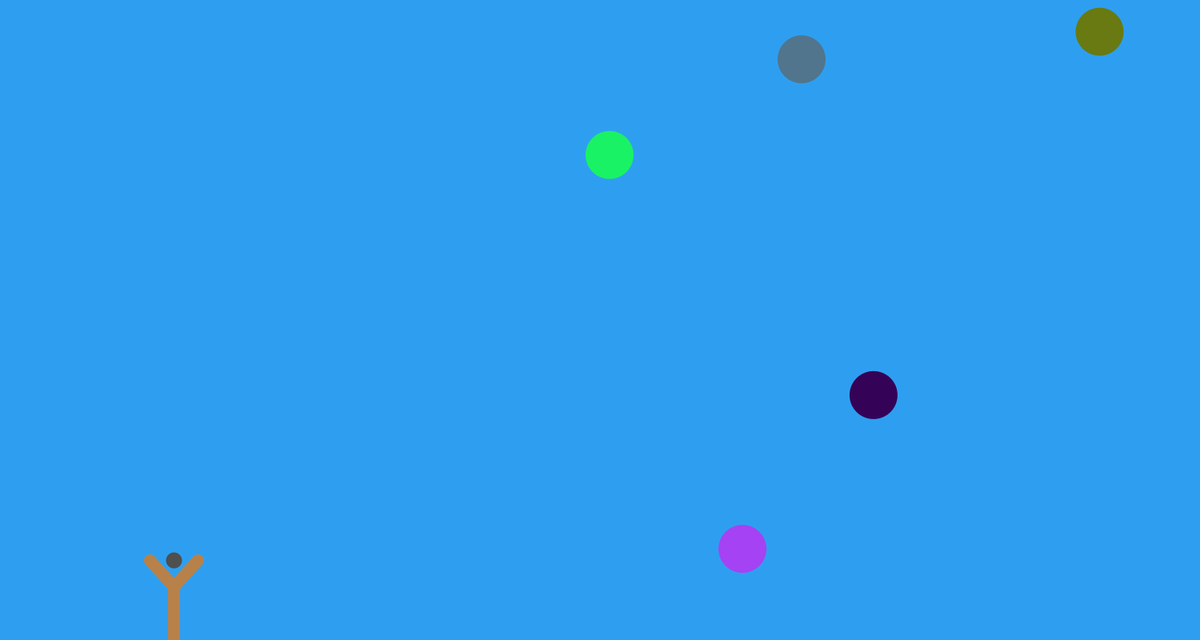
Frame 1 (no input)
Frame 60 (the mouse pressed at the canvas centre just before this capture): identical to frame 1, image omitted
Frame 120 (the mouse held since frame 60 and released just before this capture): identical to frame 1, image omitted

The Processing sketch that drew this single still picture (run headless with seeded random() and noise(); from frame 60 on, the mouse is pressed at the canvas centre):

// Processing sketch: SlingShot
// ── SlingShot.pde
/* ======================= VARIABLES ======================= */

final int horizontalSide = 1500;
final int verticalSide = 800;
final float gravity = 3.0;

/* ======================== CLASSES ======================== */

class Slingshot {
  float x;          // X coordinate
  float y;          // Y coordinate
  float HEIGHT;     // Slingshot height
  float WIDTH;      // Slingshot width
  Stone stone;      // Stone for slingshot
  boolean shooting; // Whether the stone has been shot already or not

  float initialX;
  float initialY;

  Slingshot(float x, float y, float HEIGHT, float WIDTH, Stone stone) {
    this.x = x;
    this.y = y;
    this.HEIGHT = HEIGHT;
    this.WIDTH = WIDTH;
    this.stone = stone;
    this.shooting = false;
  }

  void shoot(float xCoord, float yCoord, Bird[] b) {
    this.shooting = true;

    if (this.stone.pos.x >= horizontalSide || this.stone.pos.y >= verticalSide) this.restart();

    for (int i = 0; i < b.length; i++)
      if (this.stone.collideWithBird(b[i])) {
        b[i].kill();
        this.restart();
      }

    this.stone.positions.add(new PVector(this.stone.pos.x, this.stone.pos.y));
    this.stone.drawTrail();

    float newX = xCoord-this.stone.positions.get(0).x;
    float newY = yCoord-this.stone.positions.get(0).y;
    this.stone.pos.x += newX/100 * this.stone.v;
    this.stone.pos.y += newY/100 * this.stone.v;

    stroke(255, 0, 0);
    strokeWeight(s.stone.r);
    point(this.stone.pos.x, this.stone.pos.y);
  }

  void restart() {
    if (shooting == true) {
      this.stone.pos.x = this.stone.positions.get(0).x;
      this.stone.pos.y = this.stone.positions.get(0).y;

      this.stone.positions.clear();
      frameCount = 0;
      this.shooting = false;
    }
  }

  void draw() {
    strokeWeight(15);
    stroke(184, 129, 73);
    line(x+WIDTH/2.0, y, x+WIDTH/2.0, y-((2.0/3.0)*HEIGHT));
    line(x+WIDTH/2.0, y-((2.0/3.0)*HEIGHT), x, y-HEIGHT);
    line(x+WIDTH/2.0, y-((2.0/3.0)*HEIGHT), x+WIDTH, y-HEIGHT);

    stone.draw();
  }
}


class Stone {
  PVector pos;              // Stone position
  float v;                  // Stone velocity
  float m;                  // Stone mass
  float r;                  // Stone radius
  ArrayList<PVector> positions = new ArrayList<PVector>(); // Tracking old positions to draw the trail

  Stone(PVector pos, float v, float m, float r) {
    this.pos = pos;
    this.v = v;
    this.m = m;
    this.r = r;
  }

  void drawTrail() {
    strokeWeight(r/2);
    stroke(255, 0, 0);

    for (int i = 0; i < positions.size(); i++)
      point(positions.get(i).x, positions.get(i).y);
  }

  boolean collideWithBird(Bird b) {
    return b.drawable && PVector.sub(pos, b.pos).magSq() < sq(r + b.size);
  }

  void draw() {
    strokeWeight(r*2);
    stroke(79, 79, 79);
    point(pos.x, pos.y);
  }
}

class Bird {
  PVector pos;   // Bird position
  float size;    // Bird radius, since it's a circle =)
  color c = color(floor(random(256)), floor(random(256)), floor(random(256))); // Bird color
  boolean drawable;

  Bird(float size) {
    this.pos = new PVector( random(horizontalSide/2, horizontalSide), random(0, verticalSide) );
    this.size = size;

    this.drawable = true;
  }

  void kill() {
    this.drawable = false;
  }

  void draw() {
    noStroke();
    fill(c);
    circle(pos.x, pos.y, size);
  }
}

/* ========================= FUNCS ========================= */

void drawBirds(Bird[] b) {
  for (int i = 0; i < b.length; i++)
    if (b[i].drawable) b[i].draw();
}

/* ======================== CONFIG ======================== */

float slingshotHeight = 100, slingshotWidth = 60;
float slingshotX = horizontalSide/8.0, slingshotY= verticalSide;
float stoneX = slingshotX + 0.5*slingshotWidth, stoneY = slingshotY - slingshotHeight; // Center the stone inside the slingshot
PVector sVector = new PVector(stoneX, stoneY);

Stone stone = new Stone(sVector, 1.25, 0.0, 10);

Bird b1 = new Bird(60);
Bird b2 = new Bird(60);
Bird b3 = new Bird(60);
Bird b4 = new Bird(60);
Bird b5 = new Bird(60);

Bird[] birds = {b1, b2, b3, b4, b5};

/* ========================= SETUP ========================= */

Slingshot s = new Slingshot(slingshotX, slingshotY, slingshotHeight, slingshotWidth, stone);
float xPos, yPos;

void keyPressed() {
  xPos = mouseX;
  yPos = mouseY;

  if (key == 's') s.shoot(xPos, yPos, birds);
  else if (key == 'r') s.restart();
}

void settings() {
  size(horizontalSide, verticalSide);
}

void setup() {
}

void draw() {
  background(46, 159, 240);

  if (s.shooting) s.shoot(xPos, yPos, birds);
  
  s.draw();

  // Add gravity
  yPos += gravity; // [TO-DO IMPROVEMENT]: The gravity should be calculated in the ball itself

  drawBirds(birds);
}
